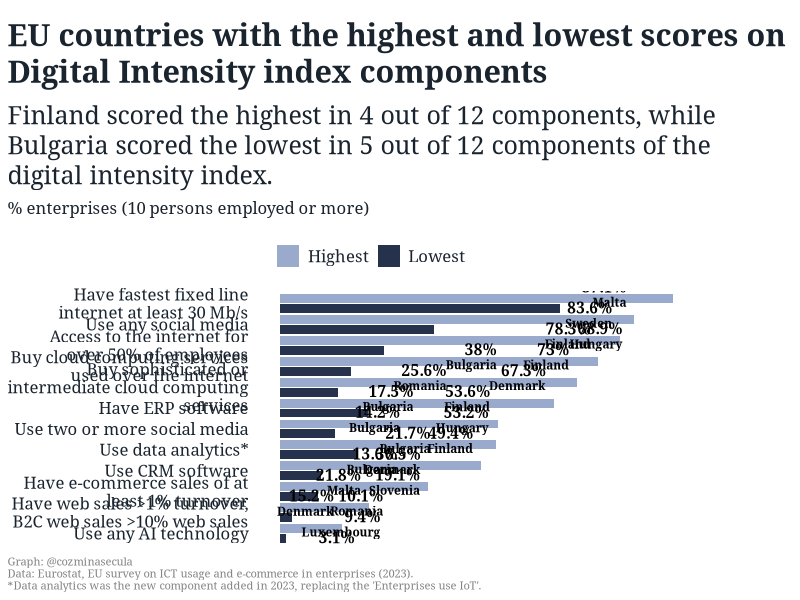
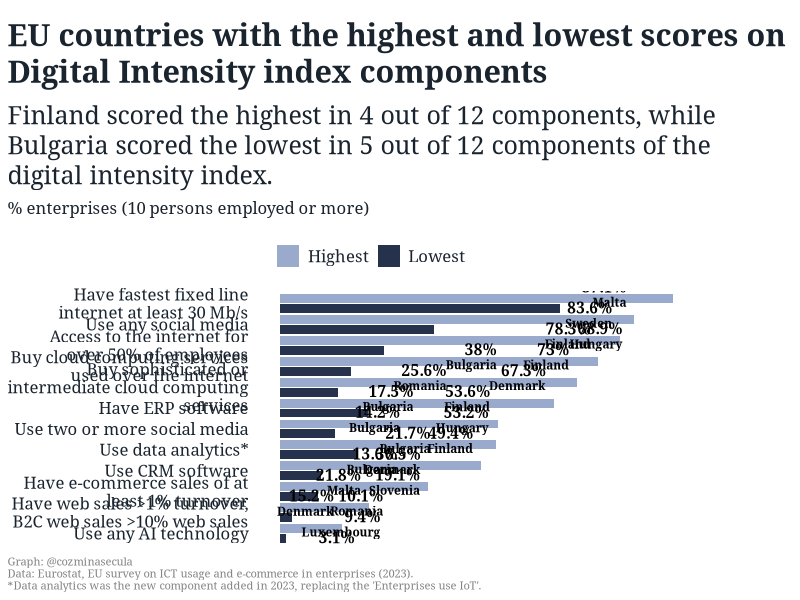

Generate these figures, in order, with R:

# Load packages -----------------------------------------------------------

library(tidyverse)
library(ggtext)
library(scales)

# Load data ---------------------------------------------------------------

df <- read.csv("./2024/2024-07-24/20240724.csv")


# Data wrangling ----------------------------------------------------------

# Change `Indicator` values with shorter versions
# Exclude regions, keep data only for 27 countries

data_cleaned <- df |>
  filter(Geo == "_z" &
           Country != "European Union - 27 countries (from 2020)") |>
  mutate(Value = round(Value, 1),
         Indicator_code = case_when(
           Indicator == "Enterprises use at least one of the AI technologies: AI_TTM, AI_TSR, AI_TNLG, AI_TIR, AI_TML, AI_TPA, AI_TAR" ~ "Use any AI technology",
           Indicator == "Enterprises where web sales are more than 1% of total turnover and B2C web sales more than 10% of the web sales" ~ "Have web sales >1% turnover, B2C web sales >10% web sales",
           Indicator == "Buy cloud computing services used over the internet" ~ "Buy cloud computing services used over the internet",
           Indicator == "Enterprises using Customer Relationship Management (CRM) software (as of 2023)" ~ "Use CRM software",
           Indicator == "Enterprises where more than 50% of the persons employed have access to the internet for business purposes" ~"Access to the internet for over 50% of employees",
           Indicator == "Enterprises who have ERP software package to share information between different functional areas" ~"Have ERP software",
           Indicator == "Enterprises with e-commerce sales of at least 1% turnover" ~"Have e-commerce sales of at least 1% turnover",
           Indicator == "Use two or more social media (as of 2014)" ~"Use two or more social media",
           Indicator == "Enterprises buying sophisticated or intermediate CC services, at least one of: CC_PFACC, CC_PERP, CC_PCRM, CC_PSEC, CC_PDB, CC_PDEV" ~ "Buy sophisticated or intermediate cloud computing services",
           Indicator == "Data analytics for the enterprise is performed by the enterprise's own employees or by an external provider" ~"Use data analytics*",
           Indicator == "Use any social media (as of 2014)" ~ "Use any social media",
           Indicator == "The maximum contracted download speed of the fastest fixed line internet connection is at least 30 Mb/s" ~ "Have fastest fixed line internet at least 30 Mb/s",
           TRUE ~"other")) |>
  select(Country, Indicator, Indicator_code, Value)

# Prepare data for the plot

max_min_value <- data_cleaned |>
  group_by(Indicator_code) |>
  mutate(Rank_value = rank(Value)) |>
  filter(Rank_value %in% c(1, 27)) |>
  mutate(Rank_value = ifelse(Rank_value == 1, "Lowest", "Highest")) |>
  select(Country, Indicator_code, Value, Rank_value) |>
  ungroup()|>
  mutate(Rank_value = factor(Rank_value, levels = c("Highest", "Lowest"))) |>
  arrange(desc(Value)) |>
  mutate(Indicator_code = factor(Indicator_code, levels = rev(unique(Indicator_code))))


# Define text -------------------------------------------------------------

title <- "EU countries with the highest and lowest scores on Digital Intensity index components"
subtitle <- paste0("Finland scored the highest in 4 out of 12 components,
while Bulgaria scored the lowest in 5 out of 12 components of the digital intensity index.<br> <span style='font-size:12pt'>% enterprises (10 persons employed or more)")
caption <- "Graph: @cozminasecula \nData: Eurostat, EU survey on ICT usage and e-commerce in enterprises (2023). \n*Data analytics was the new component added in 2023, replacing the 'Enterprises use IoT'."


# Plot --------------------------------------------------------------------


ggplot(max_min_value, aes(x = Indicator_code,
                          y = Value,
                          fill = Rank_value)
       ) +
  geom_bar(position = position_dodge2(width = NULL,
                                      padding = 0.1,
                                      preserve = "single",
                                      reverse = TRUE),
           stat = "identity",
           width = 0.95) +
  coord_flip() +
  scale_x_discrete(labels = scales::label_wrap(30)) +
  scale_y_continuous(limits = c(0,120)) +
  scale_fill_manual(values = c("Highest" = "#99AACC", "Lowest" = "#26324B")) +
  ggtext::geom_textbox(aes(
    label = paste0("<span style='font-size:11pt'><br>",
                   Value, "%",
                   "<br></span>",
                   Country),
    hjust = ifelse(Rank_value == "Lowest",  0.65, 1),
    halign = ifelse(Rank_value == "Lowest", 1, 1),
    vjust = ifelse(Rank_value == "Lowest" , 1, -0.2),
    fill = ifelse(Rank_value == "Lowest" ,"white", "#1A242F")),
    size = 3,
    family = "Georgia",
    fill = NA,
    box.colour = NA,
    fontface = "bold",
    position = position_dodge2(width = 0.95, preserve = "single")) +
  labs(
    title = title,
    subtitle = subtitle,
    caption = caption) +
  theme_minimal() +
  theme(
    panel.grid = element_blank() ,
    axis.title = element_blank(),
    axis.text.x = element_blank() ,
    axis.text = element_text(size = 12,
                             family = "Georgia",
                             color = "#1A242F"),
    plot.subtitle = ggtext::element_textbox_simple(size = 18,
                                                   vjust = 1,
                                                   margin = margin(0, 0, 12, 0),
                                                   color = "#1A242F",
                                                   family = "Georgia"),
    plot.title.position = "plot",
    plot.title = element_textbox_simple(size = 22,
                                        color = "#1A242F",
                                        face = "bold",
                                        family = "Georgia",
                                        margin = margin(12, 0, 12, 0)),
    plot.caption.position = "plot",
    plot.caption = element_text(color = "#828282"
                                , size = 8,
                                hjust = 0,
                                family = "Georgia"),
    legend.position = "top",
    legend.text.align = 0,
    legend.background = element_blank(),
    legend.title = element_blank(),
    legend.justification = 0.04,
    legend.text = element_text(family = "Georgia",
                               size = 12,
                               color = "#1A242F"),
  )


# Save png ----------------------------------------------------------------

ggsave(
  file.path("2024", "2024-07-24", paste0("20240724", ".png")),
  width = 9.7,
  height = 11.7,
  dpi = 300)


